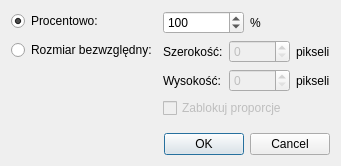
<?xml version="1.0" encoding="UTF-8"?>
<ui version="4.0">
 <class>ResizeDialog</class>
 <widget class="QDialog" name="ResizeDialog">
  <property name="geometry">
   <rect>
    <x>0</x>
    <y>0</y>
    <width>341</width>
    <height>166</height>
   </rect>
  </property>
  <property name="windowTitle">
   <string>Zmiana rozmiaru</string>
  </property>
  <property name="modal">
   <bool>true</bool>
  </property>
  <layout class="QVBoxLayout" name="verticalLayout">
   <item>
    <layout class="QFormLayout" name="formLayout">
     <item row="0" column="0">
      <widget class="QRadioButton" name="radioButtonPercentageSize">
       <property name="text">
        <string>Procentowo:</string>
       </property>
       <property name="checked">
        <bool>true</bool>
       </property>
      </widget>
     </item>
     <item row="0" column="1">
      <layout class="QHBoxLayout" name="horizontalLayout_2">
       <item>
        <widget class="QSpinBox" name="spinBoxPercentage">
         <property name="minimum">
          <number>1</number>
         </property>
         <property name="maximum">
          <number>99999</number>
         </property>
         <property name="value">
          <number>100</number>
         </property>
        </widget>
       </item>
       <item>
        <widget class="QLabel" name="label_4">
         <property name="text">
          <string>%</string>
         </property>
        </widget>
       </item>
      </layout>
     </item>
     <item row="1" column="0">
      <widget class="QRadioButton" name="radioButtonAbsoluteSize">
       <property name="text">
        <string>Rozmiar bezwzględny:</string>
       </property>
      </widget>
     </item>
     <item row="1" column="1">
      <layout class="QFormLayout" name="formLayout_2">
       <item row="0" column="0">
        <widget class="QLabel" name="label">
         <property name="text">
          <string>Szerokość:</string>
         </property>
        </widget>
       </item>
       <item row="1" column="0">
        <widget class="QLabel" name="label_2">
         <property name="text">
          <string>Wysokość:</string>
         </property>
        </widget>
       </item>
       <item row="0" column="1">
        <layout class="QHBoxLayout" name="horizontalLayout">
         <item>
          <widget class="QSpinBox" name="spinBoxWidth">
           <property name="enabled">
            <bool>false</bool>
           </property>
           <property name="maximum">
            <number>99999</number>
           </property>
          </widget>
         </item>
         <item>
          <widget class="QLabel" name="label_3">
           <property name="text">
            <string>pikseli</string>
           </property>
          </widget>
         </item>
        </layout>
       </item>
       <item row="1" column="1">
        <layout class="QHBoxLayout" name="horizontalLayout_3">
         <item>
          <widget class="QSpinBox" name="spinBoxHeight">
           <property name="enabled">
            <bool>false</bool>
           </property>
           <property name="maximum">
            <number>99999</number>
           </property>
          </widget>
         </item>
         <item>
          <widget class="QLabel" name="label_5">
           <property name="text">
            <string>pikseli</string>
           </property>
          </widget>
         </item>
        </layout>
       </item>
      </layout>
     </item>
     <item row="2" column="1">
      <widget class="QCheckBox" name="checkBoxRatioLock">
       <property name="enabled">
        <bool>false</bool>
       </property>
       <property name="text">
        <string>Zablokuj proporcje</string>
       </property>
      </widget>
     </item>
    </layout>
   </item>
   <item>
    <widget class="QDialogButtonBox" name="buttonBox">
     <property name="orientation">
      <enum>Qt::Horizontal</enum>
     </property>
     <property name="standardButtons">
      <set>QDialogButtonBox::Cancel|QDialogButtonBox::Ok</set>
     </property>
    </widget>
   </item>
  </layout>
 </widget>
 <resources/>
 <connections>
  <connection>
   <sender>buttonBox</sender>
   <signal>accepted()</signal>
   <receiver>ResizeDialog</receiver>
   <slot>accept()</slot>
   <hints>
    <hint type="sourcelabel">
     <x>248</x>
     <y>254</y>
    </hint>
    <hint type="destinationlabel">
     <x>157</x>
     <y>274</y>
    </hint>
   </hints>
  </connection>
  <connection>
   <sender>buttonBox</sender>
   <signal>rejected()</signal>
   <receiver>ResizeDialog</receiver>
   <slot>reject()</slot>
   <hints>
    <hint type="sourcelabel">
     <x>316</x>
     <y>260</y>
    </hint>
    <hint type="destinationlabel">
     <x>286</x>
     <y>274</y>
    </hint>
   </hints>
  </connection>
 </connections>
</ui>
